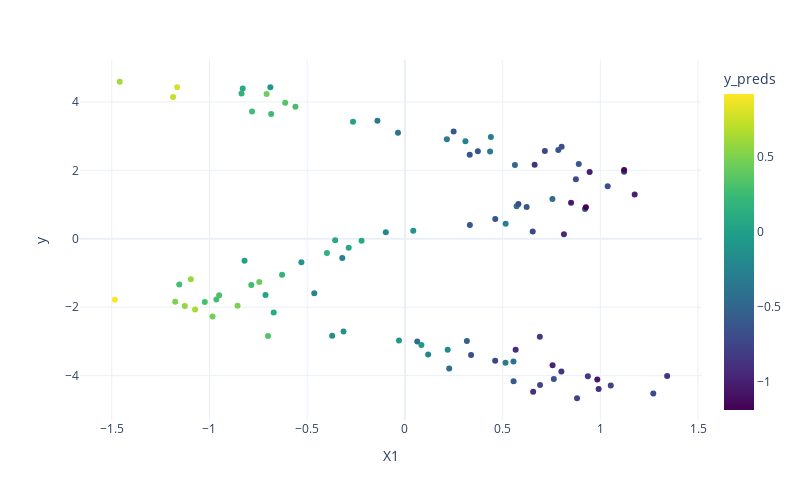
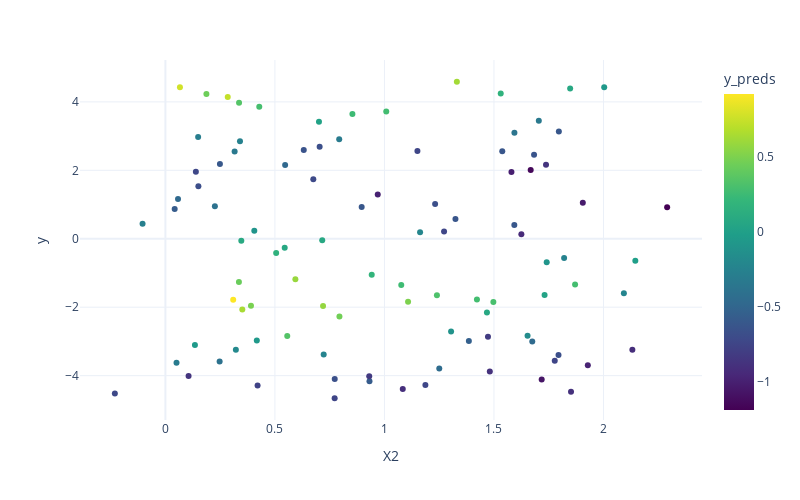

The code cell stored with these charts, in order, in its notebook:
### Code cell
px.scatter(data_frame=train,
           x = "X1",
           y = "y",
           color="y_preds",
           color_continuous_scale="viridis",
           height=500,
           width=800,
           template ="plotly_white").show()

px.scatter(data_frame=train,
           x = "X2",
           y = "y",
           color="y_preds",
           color_continuous_scale="viridis",
           height=500,
           width=800,
           template ="plotly_white").show()

px.scatter(data_frame=train,
           x = "X1",
           y = "X2",
           color = "y_preds",
           color_continuous_scale="viridis",
           height=500,
           width=800,
           template ="plotly_white").show()
